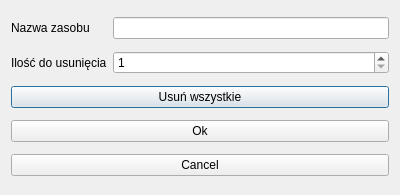
<?xml version="1.0" encoding="UTF-8"?>
<ui version="4.0">
 <class>RemoveResources</class>
 <widget class="QDialog" name="RemoveResources">
  <property name="geometry">
   <rect>
    <x>0</x>
    <y>0</y>
    <width>400</width>
    <height>195</height>
   </rect>
  </property>
  <property name="windowTitle">
   <string>Dialog</string>
  </property>
  <layout class="QGridLayout" name="gridLayout">
   <item row="0" column="0">
    <widget class="QLabel" name="resourcesNameLabel">
     <property name="text">
      <string>Nazwa zasobu</string>
     </property>
    </widget>
   </item>
   <item row="0" column="1">
    <widget class="QLineEdit" name="resourcesNameLineEdit"/>
   </item>
   <item row="1" column="0">
    <widget class="QLabel" name="resourcesQuantityLabel">
     <property name="text">
      <string>Ilość do usunięcia</string>
     </property>
    </widget>
   </item>
   <item row="1" column="1">
    <widget class="QSpinBox" name="spinBox">
     <property name="minimum">
      <number>1</number>
     </property>
    </widget>
   </item>
   <item row="2" column="0" colspan="2">
    <widget class="QPushButton" name="removeAllButton">
     <property name="text">
      <string>Usuń wszystkie</string>
     </property>
    </widget>
   </item>
   <item row="3" column="0" colspan="2">
    <widget class="QPushButton" name="okButton">
     <property name="text">
      <string>Ok</string>
     </property>
    </widget>
   </item>
   <item row="4" column="0" colspan="2">
    <widget class="QPushButton" name="cancelButton">
     <property name="text">
      <string>Cancel</string>
     </property>
    </widget>
   </item>
  </layout>
 </widget>
 <resources/>
 <connections/>
</ui>
